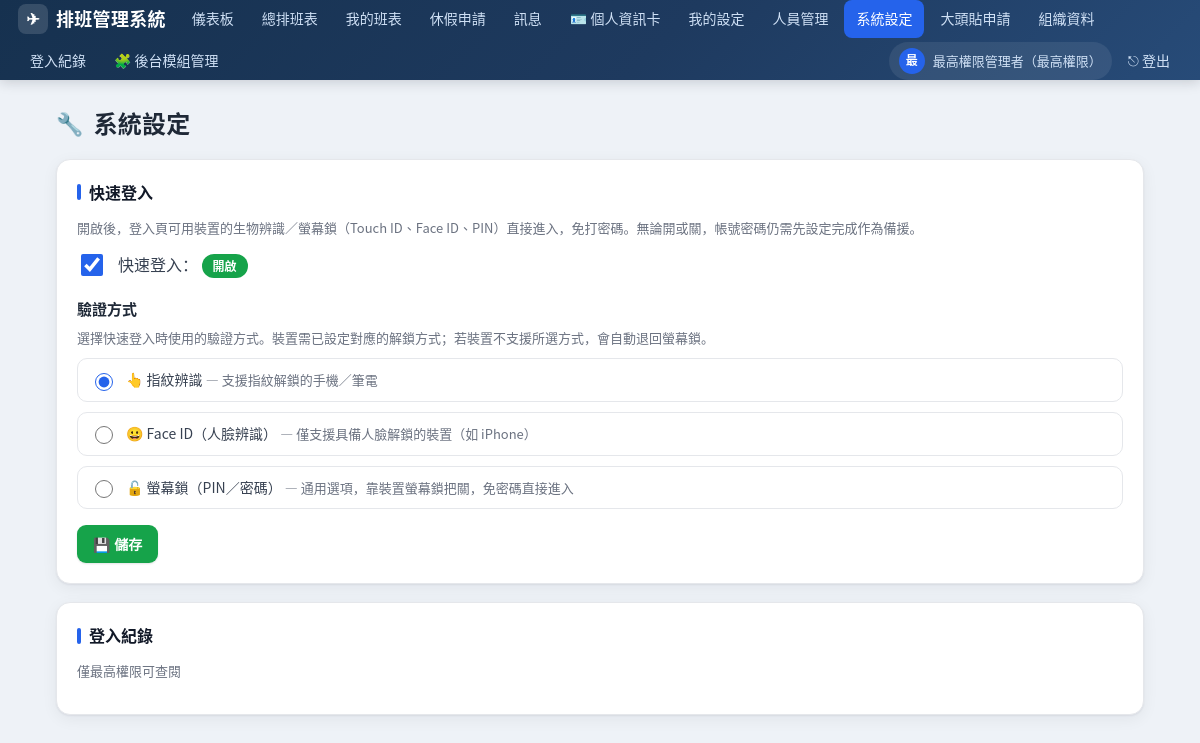
The app's page /settings (signed in) with its own data.
### tables this page shows
CREATE TABLE settings (
    key TEXT PRIMARY KEY,
    value TEXT
);

### app.py (the view, shortened to what this page needs)
@app.route("/settings", methods=["GET", "POST"])
@login_required(("admin", "superadmin"))
def settings():
    quick = get_setting("quick_login", "off") == "on"
    method = get_setting("quick_method", "screen")
    return render_template("settings.html", quick=quick, method=method)

### app.py (called while the page is built)
def login_required(role=None):
    def deco(fn):
        @wraps(fn)
        def wrapper(*a, **kw):
            if "user_id" not in session:
                return redirect(url_for("login"))
            if role:
                allowed = role if isinstance(role, (list, tuple)) else [role]
                if session.get("role") not in allowed:
                    flash(t("need_admin", session.get("lang", "zh")), "warning")
                    return redirect(url_for("index"))
            return fn(*a, **kw)
        return wrapper
    return deco

@app.before_request
def _ensure_db():
    if not hasattr(app, "_db_ready"):
        init_db()
        app._db_ready = True

### i18n.py (called while the page is built)
def t(key, lang="zh"):
    entry = I18N.get(key)
    if not entry:
        return key
    return entry.get(lang) or entry.get("zh") or key

### models.py (called while the page is built)
def get_db():
    conn = sqlite3.connect(DB_PATH)
    conn.row_factory = sqlite3.Row
    conn.execute("PRAGMA foreign_keys = ON")
    return conn

def get_setting(key, default=None):
    conn = get_db()
    row = conn.execute("SELECT value FROM settings WHERE key=?", (key,)).fetchone()
    conn.close()
    return row["value"] if row else default

def get_module_names():
    result = {}
    for key, default in MODULE_LABELS.items():
        result[key] = get_setting("module_name:" + key, default)
    return result

### templates/settings.html
{% extends "base.html" %}
{% block content %}
<div class="page-head"><h1><span class="ico">🔧</span>{{ T('settings') }}</h1></div>
<div class="card">
  <h2>{{ T('quick_login') }}</h2>
  <p class="muted">{{ T('quick_login_desc') }}</p>
  <form method="post">
    <label style="display:flex; align-items:center; gap:12px; font-size:16px; cursor:pointer;">
      <input type="checkbox" name="quick_login" value="on" {{ 'checked' if quick else '' }}
             style="width:22px; height:22px; accent-color:#2563eb;">
      <span>{{ T('quick_login') }}：
        <span class="badge" style="background:{{ '#16a34a' if quick else '#9ca3af' }}">{{ T('enabled') if quick else T('disabled') }}</span>
      </span>
    </label>
    <div style="margin-top:18px;">
      <div style="font-weight:600; margin-bottom:8px;">{{ T('quick_method_label') }}</div>
      <div class="muted" style="margin-bottom:10px;">{{ T('quick_method_desc') }}</div>
      <div style="display:flex; flex-direction:column; gap:10px;">
        <label style="display:flex; align-items:center; gap:10px; cursor:pointer; padding:10px 12px; border:1px solid var(--border); border-radius:10px;">
          <input type="radio" name="quick_method" value="fingerprint" {{ 'checked' if method=='fingerprint' else '' }} style="width:18px;height:18px;accent-color:#2563eb;">
          <span>👆 {{ T('qm_fingerprint') }} <span class="muted">— {{ T('qm_fingerprint_note') }}</span></span>
        </label>
        <label style="display:flex; align-items:center; gap:10px; cursor:pointer; padding:10px 12px; border:1px solid var(--border); border-radius:10px;">
          <input type="radio" name="quick_method" value="faceid" {{ 'checked' if method=='faceid' else '' }} style="width:18px;height:18px;accent-color:#2563eb;">
          <span>😀 {{ T('qm_faceid') }} <span class="muted">— {{ T('qm_faceid_note') }}</span></span>
        </label>
        <label style="display:flex; align-items:center; gap:10px; cursor:pointer; padding:10px 12px; border:1px solid var(--border); border-radius:10px;">
          <input type="radio" name="quick_method" value="screen" {{ 'checked' if method=='screen' else '' }} style="width:18px;height:18px;accent-color:#2563eb;">
          <span>🔓 {{ T('qm_screen') }} <span class="muted">— {{ T('qm_screen_note') }}</span></span>
        </label>
      </div>
    </div>
    <div style="margin-top:16px;">
      <button class="btn btn-green" type="submit">💾 {{ T('save') }}</button>
    </div>
  </form>
</div>
<div class="card">
  <h2>{{ T('nav_logs') }}</h2>
  <p class="muted">{{ T('super_only') }}</p>
</div>
{% endblock %}

### templates/base.html (shortened to what this page needs)
<!doctype html>
<html lang="{{ lang }}">
<head>
</head>
<body>
  <nav>
    <span class="brand"><span class="logo">✈</span>{{ site_name }}</span>
    {% set ep = request.endpoint or '' %}
    <a class="navlink {{ 'active' if ep=='index' }}" href="{{ url_for('index') }}">{{ module_names['nav_dashboard'] }}</a>
    <a class="navlink {{ 'active' if ep=='schedule' }}" href="{{ url_for('schedule') }}">{{ module_names['nav_schedule'] }}</a>
    <a class="navlink {{ 'active' if ep=='my_schedule' }}" href="{{ url_for('my_schedule') }}">{{ module_names['nav_mine'] }}</a>
    <a class="navlink {{ 'active' if ep in ('leave','leave_apply','leave_review') }}" href="{{ url_for('leave') }}">{{ module_names['nav_leave'] }}</a>
    <a class="navlink {{ 'active' if ep in ('messages','messages_send','messages_read') }}" href="{{ url_for('messages') }}">{{ module_names['nav_messages'] }}{% if unread_count %}<span class="badge">{{ unread_count }}</span>{% endif %}</a>
    <a class="navlink {{ 'active' if ep in ('profile',) }}" href="{{ url_for('profile') }}">🪪 {{ module_names['nav_profile'] }}</a>
    <a class="navlink {{ 'active' if ep=='my_settings' }}" href="{{ url_for('my_settings') }}">{{ module_names['nav_my_settings'] }}</a>
    {% if is_admin %}
      <a class="navlink {{ 'active' if ep in ('users','users_add','users_toggle','users_reset_pw','users_set_role') }}" href="{{ url_for('users') }}">{{ module_names['nav_users'] }}</a>
      <a class="navlink {{ 'active' if ep=='settings' }}" href="{{ url_for('settings') }}">{{ module_names['nav_settings'] }}</a>
      <a class="navlink {{ 'active' if ep in ('avatar_requests','avatar_review') }}" href="{{ url_for('avatar_requests') }}">{{ T('avatar_requests') }}</a>
    {% endif %}
    {% if is_super %}
      <a class="navlink {{ 'active' if ep in ('org','org_add','org_delete') }}" href="{{ url_for('org') }}">{{ T('org_data') }}</a>
      <a class="navlink {{ 'active' if ep=='login_logs' }}" href="{{ url_for('login_logs') }}">{{ module_names['nav_logs'] }}</a>
      <a class="navlink {{ 'active' if ep in ('admin_modules',) }}" href="{{ url_for('admin_modules') }}">🧩 {{ T('nav_modules') }}</a>
    {% endif %}
    <a class="who" href="{{ url_for('profile') }}" title="{{ T('profile') }}">
      <span class="avatar">{{ (session.get('full_name') or '?')[0] }}</span>
      <span class="who-name">{{ session.get('full_name') }}（{{ T('role_super') if session.get('role')=='superadmin' else (T('role_admin') if session.get('role')=='admin' else T('role_staff')) }}）</span>
    </a>
    <a class="logout" href="{{ url_for('logout') }}">⎋ {{ T('nav_logout') }}</a>
  </nav>
  <div class="container">
    {% block content %}{% endblock %}
  </div>
</body>
</html>

### templates/base.html (style rules this page uses)
:root { --primary:#1e3a5f; --primary-2:#2d4a73; --accent:#2563eb; --accent-2:#1d4ed8; --bg:#eef2f7; --surface:#ffffff; --text:#1f2937; --muted:#6b7280; --border:#e5e7eb; --radius:14px; --radius-sm:9px; --shadow:0 1px 2px rgba(16,24,40,.06), 0 4px 16px rgba(16,24,40,.06); --shadow-hover:0 4px 8px rgba(16,24,40,.08), 0 12px 28px rgba(16,24,40,.10); --green:#16a34a; --red:#dc2626; --amber:#f59e0b; --gray:#6b7280; }
* { box-sizing:border-box; }
html { -webkit-text-size-adjust:100%; }
body { font-family:"Noto Sans CJK TC","Noto Sans JP","PingFang TC","Hiragino Sans", "Microsoft JhengHei",sans-serif; margin:0; background:var(--bg); color:var(--text); font-size:15px; line-height:1.55; -webkit-font-smoothing:antialiased; }
a { color:var(--accent); }
nav { background:linear-gradient(135deg,#16314f 0%,#1e3a5f 55%,#274b78 100%); color:#fff; padding:0 18px; display:flex; align-items:center; gap:4px; flex-wrap:wrap; min-height:58px; position:sticky; top:0; z-index:50; box-shadow:0 2px 12px rgba(16,24,40,.18); }
nav .brand { font-size:18px; font-weight:800; letter-spacing:.3px; display:flex; align-items:center; gap:8px; margin-right:10px; white-space:nowrap; }
nav .brand .logo { display:inline-flex; align-items:center; justify-content:center; width:30px; height:30px; border-radius:8px; background:rgba(255,255,255,.14); font-size:16px; }
nav a.navlink { color:#cfe0f5; text-decoration:none; padding:8px 12px; border-radius:8px; font-size:14px; font-weight:500; transition:background .15s, color .15s; white-space:nowrap; }
nav a.navlink.active { background:var(--accent); color:#fff; }
nav .who { font-size:13px; color:#cfe0f5; display:flex; align-items:center; gap:8px; padding:6px 10px; border-radius:999px; text-decoration:none; background:rgba(255,255,255,.08); }
nav .who .avatar { width:26px; height:26px; border-radius:50%; object-fit:cover; background:var(--accent); color:#fff; display:inline-flex; align-items:center; justify-content:center; font-size:12px; font-weight:700; }
nav a.logout { color:#cfe0f5; text-decoration:none; padding:8px 12px; border-radius:8px; font-size:14px; transition:background .15s; }
.container { max-width:1120px; margin:24px auto; padding:0 16px; }
.page-head { display:flex; align-items:center; justify-content:space-between; gap:12px; flex-wrap:wrap; margin-bottom:18px; }
h1 { font-size:24px; font-weight:800; margin:0; letter-spacing:.2px; display:flex; align-items:center; gap:10px; }
h1 .ico { font-size:22px; }
h2 { font-size:16px; font-weight:700; margin:0 0 12px; color:#111827; display:flex; align-items:center; gap:8px; }
h2::before { content:""; width:4px; height:16px; border-radius:2px; background:var(--accent); display:inline-block; }
.card { background:var(--surface); border:1px solid var(--border); border-radius:var(--radius); padding:20px; margin-bottom:18px; box-shadow:var(--shadow); transition:box-shadow .2s; }
.badge { display:inline-flex; align-items:center; gap:4px; padding:3px 11px; border-radius:999px; color:#fff; font-size:12px; font-weight:600; white-space:nowrap; }
.btn { display:inline-flex; align-items:center; justify-content:center; gap:6px; padding:9px 16px; border:none; border-radius:var(--radius-sm); cursor:pointer; text-decoration:none; font-size:14px; font-weight:600; color:#fff; transition:transform .12s, box-shadow .15s, filter .15s; box-shadow:0 1px 2px rgba(16,24,40,.12); }
.btn-green { background:var(--green); }
input,select { padding:9px 11px; border:1px solid #cbd5e1; border-radius:var(--radius-sm); font-size:15px; max-width:100%; background:#fff; color:var(--text); transition:border-color .15s, box-shadow .15s; }
label { font-size:14px; font-weight:500; color:#374151; }
.muted { color:var(--muted); font-size:13px; }

### records on screen
settings: value "排班管理系統"
settings: nav_dashboard "儀表板"
settings: nav_schedule "總排班表"
settings: nav_mine "我的班表"
settings: nav_leave "休假申請"
settings: nav_messages "訊息"
settings: nav_profile "個人資訊卡"
settings: nav_my_settings "我的設定"
settings: nav_users "人員管理"
settings: nav_settings "系統設定", value "系統設定"
settings: nav_logs "登入紀錄", value "登入紀錄"

### other values on screen
{{ T('avatar_requests') }} "大頭貼申請"
{{ T('org_data') }} "組織資料"
{{ T('nav_modules') }} "後台模組管理"
{{ (session.get('full_name') or '?')[0] }} "最"
{{ session.get('full_name') }} "最高權限管理者"
{{ T('nav_logout') }} "登出"
{{ T('quick_login') }} "快速登入"
{{ T('quick_login_desc') }} "開啟後，登入頁可用裝置的生物辨識／螢幕鎖（Touch ID、Face ID、PIN）直接進入，免打密碼。無論開或關，帳號密碼仍需先設定完成作為備援。"
{{ T('enabled') if quick else T('disabled') }} "開啟"
{{ T('quick_method_label') }} "驗證方式"
{{ T('quick_method_desc') }} "選擇快速登入時使用的驗證方式。裝置需已設定對應的解鎖方式；若裝置不支援所選方式，會自動退回螢幕鎖。"
{{ T('qm_fingerprint') }} "指紋辨識"
{{ T('qm_fingerprint_note') }} "支援指紋解鎖的手機／筆電"
{{ T('qm_faceid') }} "Face ID（人臉辨識）"
{{ T('qm_faceid_note') }} "僅支援具備人臉解鎖的裝置（如 iPhone）"
